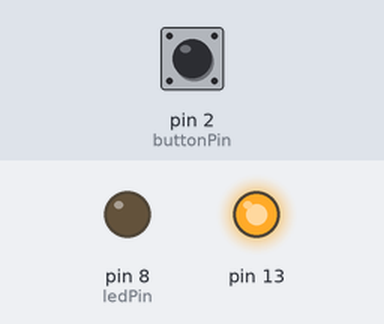
Recording of a sketch running on a simulated Arduino Uno, built with avr-gcc and run on an emulated ATmega328P. Shown: output pins drawn as LEDs (lit = HIGH). Inputs (shaded band) come from the test bench; at power-on: pin 2 (buttonPin) HIGH.

Above: at 1.2 s.
1.3 s: pin 2 (buttonPin) pulled LOW for 0.15 s
At 2.5 s:
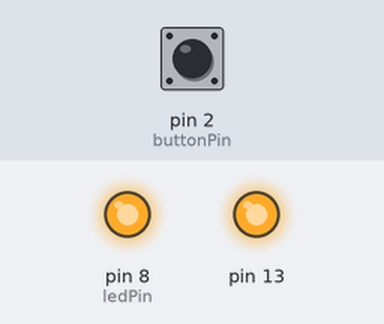
2.9 s: pin 2 (buttonPin) pulled LOW for 1 s
At 3.8 s:
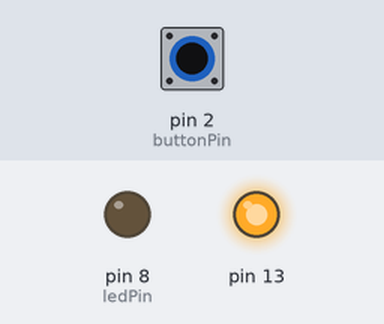
5.4 s: pin 2 (buttonPin) pulled LOW for 3.2 s
At 5.7 s:
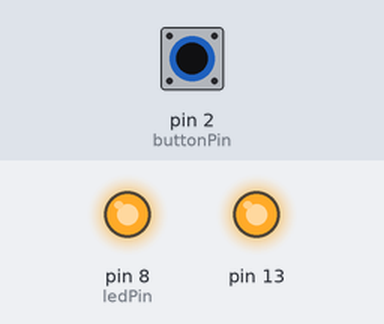
Timing chart, 0 to 8.4 s (numbered marks = the images above; inputs shaded):
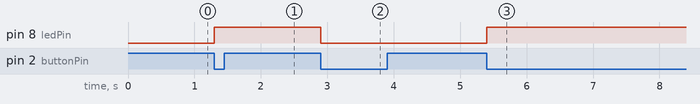

The sketch:

pushbuttonToggle.ino
```cpp
const int buttonPin = 2;
const int ledPin = 8;

bool ledState = false;
bool lastButtonState = HIGH;

void setup() {
  pinMode(13, OUTPUT);
  digitalWrite(13, HIGH);
  pinMode(buttonPin, INPUT_PULLUP);
  pinMode(ledPin, OUTPUT);
}

void loop() {

  bool currentButtonState = digitalRead(buttonPin);

  // Detect a new button press
  if (lastButtonState == HIGH && currentButtonState == LOW) {

    ledState = !ledState;          // Flip ON/OFF
    digitalWrite(ledPin, ledState);

  }

  lastButtonState = currentButtonState;
}
```

Measured:
- after the input at 1.3 s, pin 8 (ledPin): LOW → HIGH at once
- after the input at 2.9 s, pin 8 (ledPin): HIGH → LOW at once
- after the input at 5.4 s, pin 8 (ledPin): LOW → HIGH at once
